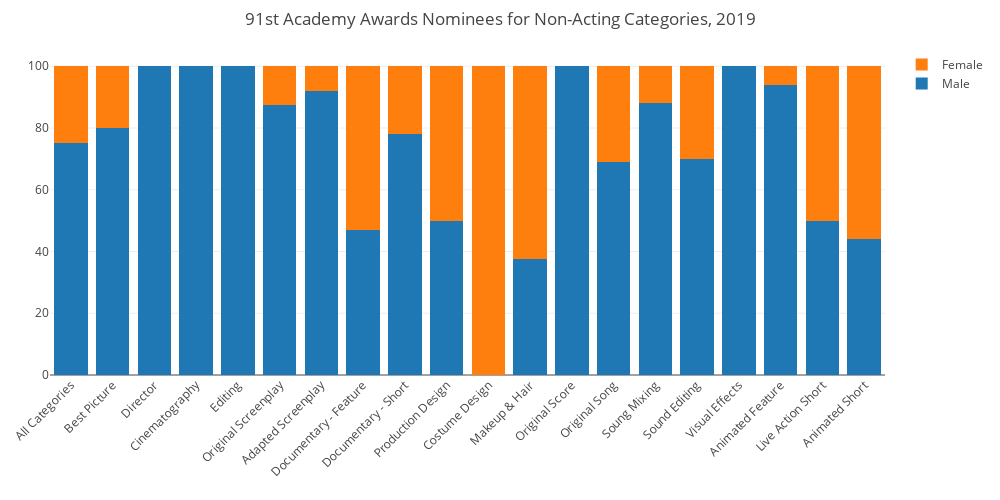

The notebook cell this image was saved under:
### Markdown cell above
### Data taken from Women's Media Center Report on the 2019 Academy Awards

### Code cell
categories = ["All Categories", "Best Picture", "Director", "Cinematography", "Editing",
             "Original Screenplay", "Adapted Screenplay", "Documentary - Feature", "Documentary - Short", "Production Design",
             "Costume Design", "Makeup & Hair", "Original Score", "Original Song", "Soung Mixing", "Sound Editing",
             "Visual Effects", "Animated Feature", "Live Action Short", "Animated Short"]

y_male = [75,80,100,100,100,87.5,92,47,78,50,0,37.5,100,69,88,70,100,94,50,44]
y_female = [25,20,0,0,0,12.5,8,53,22,50,100,62.5,0,31,12,30,0,6,50,56]

trace1 = go.Bar(x=categories, y=y_male, name="Male")
trace2 = go.Bar(x=categories, y=y_female, name="Female")

# trace3 = go.Scatter(x=categories, 
#                     y=[50], 
#                     name="50% Mark",
#                     text="50%",
#                     line=dict(
#                     color="rgb(0,0,0)")
#                     )

data = [trace1, trace2]

layout = go.Layout(
    title="91st Academy Awards Nominees for Non-Acting Categories, 2019",
    barmode= "stack",
    xaxis = dict(
        tickangle=-45
    ),
#     shapes=[
#         {
#         "type": "line",
#         "y0":50,
#         "x0":"All Categories",
#         "y1":50,
#         "x1":"Animated Short",
#             "line": {
#                 "dash":"dot",
#                 "color":"black"
#             }
#         }
#     ],
    autosize=False,
    width=1000,
    height=500,
    margin = go.layout.Margin(
        l=50,
        r=50,
        t=50,
        b=125
    )
)

fig = go.Figure(data=data, layout=layout)
iplot(fig)

### Figure 1 — Plotly figure (JSON) as saved in the notebook; plotly's stock layout.template omitted (floating-point values rounded to 4 significant figures)
{"data": [{"name": "Male", "type": "bar", "uid": "6f700889-67b3-4fad-85d9-d320d772c606", "x": ["All Categories", "Best Picture", "Director", "Cinematography", "Editing", "Original Screenplay", "Adapted Screenplay", "Documentary - Feature", "Documentary - Short", "Production Design", "Costume Design", "Makeup & Hair", "Original Score", "Original Song", "Soung Mixing", "Sound Editing", "Visual Effects", "Animated Feature", "Live Action Short", "Animated Short"], "y": [75, 80, 100, 100, 100, 87.5, 92, 47, 78, 50, 0, 37.5, 100, 69, 88, 70, 100, 94, 50, 44]}, {"name": "Female", "type": "bar", "uid": "14af9ce5-fc73-4719-a44b-0c62b976b8bf", "x": ["All Categories", "Best Picture", "Director", "Cinematography", "Editing", "Original Screenplay", "Adapted Screenplay", "Documentary - Feature", "Documentary - Short", "Production Design", "Costume Design", "Makeup & Hair", "Original Score", "Original Song", "Soung Mixing", "Sound Editing", "Visual Effects", "Animated Feature", "Live Action Short", "Animated Short"], "y": [25, 20, 0, 0, 0, 12.5, 8, 53, 22, 50, 100, 62.5, 0, 31, 12, 30, 0, 6, 50, 56]}], "layout": {"autosize": false, "barmode": "stack", "height": 500, "margin": {"b": 125, "l": 50, "r": 50, "t": 50}, "title": {"text": "91st Academy Awards Nominees for Non-Acting Categories, 2019"}, "width": 1000, "xaxis": {"autorange": true, "range": [-0.5, 19.5], "tickangle": -45, "type": "category"}, "yaxis": {"autorange": true, "range": [0, 105.3], "type": "linear"}}}
